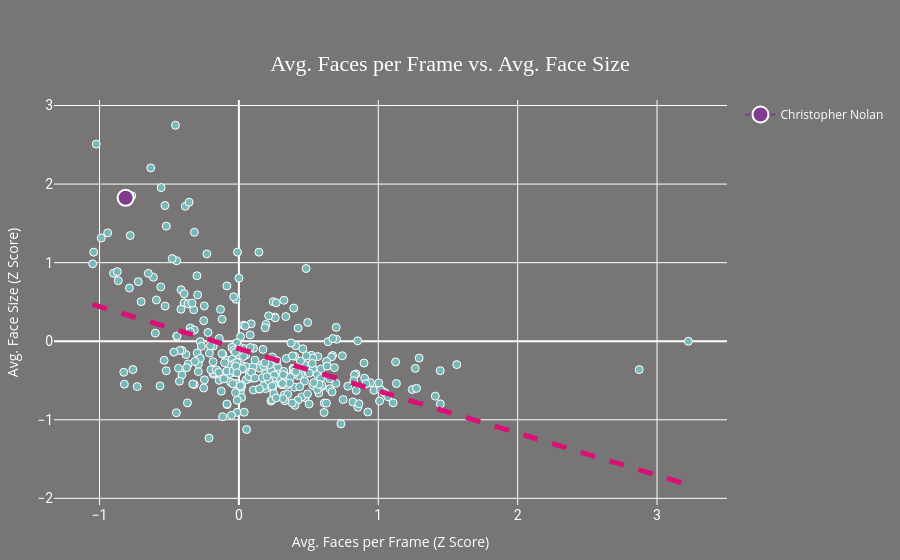

Write notebook code for a chart like this one.
### Markdown cell above
### Avg. Faces per Frame vs. Avg. Size

### Code cell
x = "z_f_per_fr_mv_g_mean"
y = "z_size_mv_g_mean"
plot_directors_against_sample(g, 
                              x, 
                              y, 
                              [name],
                              title="Avg. Faces per Frame vs. Avg. Face Size",
                              x_title="Avg. Faces per Frame (Z Score)",
                              y_title="Avg. Face Size (Z Score)",
                              dst="./plots/nolan/nolan_faces_per_fr_vs_avg_size.png",
                              width=1200,
                              height=600)

### Figure 1 — Plotly figure (JSON) as saved in the notebook; plotly's stock layout.template omitted (floating-point values rounded to 4 significant figures; data arrays with more than 128 entries replaced by an {"elided": "..."} marker saying what was removed)
{"data": [{"customdata": {"elided": "333x1 str values"}, "hovertemplate": "z_f_per_fr_mv_g_mean=%{x}<br>z_size_mv_g_mean=%{y}<br>name=%{customdata[0]}<extra></extra>", "legendgroup": "", "marker": {"color": "#79b8b8", "line": {"color": "white", "width": 1}, "size": 8, "symbol": "circle"}, "mode": "markers", "name": "", "orientation": "v", "showlegend": false, "type": "scatter", "x": {"elided": "333 float values"}, "xaxis": "x", "y": {"elided": "333 float values"}, "yaxis": "y"}, {"hovertemplate": "<b>OLS trendline</b><br>z_size_mv_g_mean = -0.536983 * z_f_per_fr_mv_g_mean + -0.0954184<br>R<sup>2</sup>=0.225007<br><br>z_f_per_fr_mv_g_mean=%{x}<br>z_size_mv_g_mean=%{y} <b>(trend)</b><extra></extra>", "legendgroup": "", "line": {"color": "#d81275", "dash": "dash", "width": 5}, "marker": {"color": "#79b8b8", "line": {"color": "white", "width": 1}, "size": 8, "symbol": "circle"}, "mode": "lines", "name": "Trend", "showlegend": false, "type": "scatter", "x": {"elided": "333 float values"}, "xaxis": "x", "y": {"elided": "333 float values"}, "yaxis": "y"}, {"marker": {"color": "rgb(127, 60, 141)", "line": {"color": "white", "width": 2}, "size": 16}, "name": "Christopher Nolan", "type": "scatter", "x": [-0.8127], "y": [1.825]}], "layout": {"font": {"color": "white"}, "legend": {"tracegroupgap": 0}, "margin": {"b": 50, "l": 50, "r": 50, "t": 100}, "paper_bgcolor": "#787577", "plot_bgcolor": "rgba(61, 61, 61, 0)", "title": {"font": {"color": "white", "family": "Raleway", "size": 22}, "text": "Avg. Faces per Frame vs. Avg. Face Size", "x": 0.5, "xanchor": "center", "y": 0.9, "yanchor": "top"}, "xaxis": {"anchor": "y", "domain": [0, 1], "tickfont": {"color": "white", "family": "Roboto", "size": 14}, "title": {"text": "Avg. Faces per Frame (Z Score)"}}, "yaxis": {"anchor": "x", "domain": [0, 1], "layer": "below traces", "tickfont": {"color": "white", "family": "Roboto", "size": 14}, "title": {"text": "Avg. Face Size (Z Score)"}}}}
